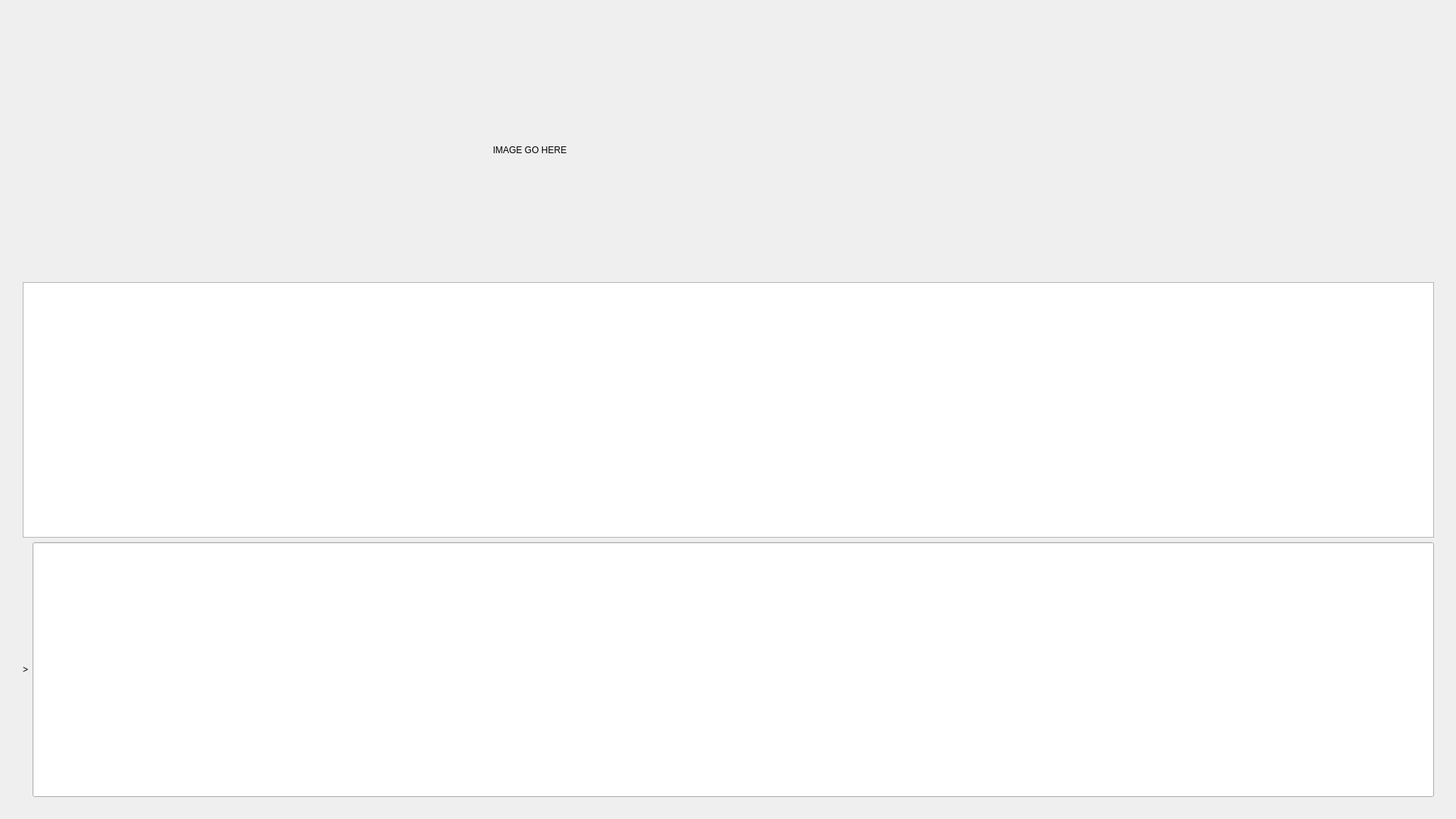
<?xml version="1.0" encoding="UTF-8"?>
<ui version="4.0">
 <class>MainWindow</class>
 <widget class="QMainWindow" name="MainWindow">
  <property name="geometry">
   <rect>
    <x>0</x>
    <y>0</y>
    <width>1920</width>
    <height>1080</height>
   </rect>
  </property>
  <property name="sizePolicy">
   <sizepolicy hsizetype="Fixed" vsizetype="Fixed">
    <horstretch>0</horstretch>
    <verstretch>0</verstretch>
   </sizepolicy>
  </property>
  <property name="minimumSize">
   <size>
    <width>0</width>
    <height>0</height>
   </size>
  </property>
  <property name="maximumSize">
   <size>
    <width>16777215</width>
    <height>1080</height>
   </size>
  </property>
  <property name="baseSize">
   <size>
    <width>1920</width>
    <height>1080</height>
   </size>
  </property>
  <property name="windowTitle">
   <string>MainWindow</string>
  </property>
  <property name="styleSheet">
   <string notr="true"/>
  </property>
  <widget class="QWidget" name="centralwidget">
   <widget class="QWidget" name="verticalLayoutWidget">
    <property name="geometry">
     <rect>
      <x>10</x>
      <y>10</y>
      <width>1901</width>
      <height>1061</height>
     </rect>
    </property>
    <layout class="QVBoxLayout" name="verticalLayout">
     <property name="leftMargin">
      <number>20</number>
     </property>
     <property name="topMargin">
      <number>20</number>
     </property>
     <property name="rightMargin">
      <number>20</number>
     </property>
     <property name="bottomMargin">
      <number>20</number>
     </property>
     <item>
      <layout class="QHBoxLayout" name="horizontalLayout_3">
       <item>
        <spacer name="horizontalSpacer">
         <property name="orientation">
          <enum>Qt::Orientation::Horizontal</enum>
         </property>
         <property name="sizeHint" stdset="0">
          <size>
           <width>40</width>
           <height>20</height>
          </size>
         </property>
        </spacer>
       </item>
       <item>
        <widget class="QLabel" name="settingImage">
         <property name="sizePolicy">
          <sizepolicy hsizetype="Expanding" vsizetype="Expanding">
           <horstretch>0</horstretch>
           <verstretch>0</verstretch>
          </sizepolicy>
         </property>
         <property name="maximumSize">
          <size>
           <width>1700</width>
           <height>400</height>
          </size>
         </property>
         <property name="text">
          <string>IMAGE GO HERE</string>
         </property>
         <property name="margin">
          <number>0</number>
         </property>
        </widget>
       </item>
       <item>
        <spacer name="horizontalSpacer_2">
         <property name="orientation">
          <enum>Qt::Orientation::Horizontal</enum>
         </property>
         <property name="sizeHint" stdset="0">
          <size>
           <width>40</width>
           <height>20</height>
          </size>
         </property>
        </spacer>
       </item>
      </layout>
     </item>
     <item>
      <widget class="QTextEdit" name="outputArea">
       <property name="html">
        <string>&lt;!DOCTYPE HTML PUBLIC &quot;-//W3C//DTD HTML 4.0//EN&quot; &quot;http://www.w3.org/TR/REC-html40/strict.dtd&quot;&gt;
&lt;html&gt;&lt;head&gt;&lt;meta name=&quot;qrichtext&quot; content=&quot;1&quot; /&gt;&lt;meta charset=&quot;utf-8&quot; /&gt;&lt;style type=&quot;text/css&quot;&gt;
p, li { white-space: pre-wrap; }
hr { height: 1px; border-width: 0; }
li.unchecked::marker { content: &quot;\2610&quot;; }
li.checked::marker { content: &quot;\2612&quot;; }
&lt;/style&gt;&lt;/head&gt;&lt;body style=&quot; font-family:'Cantarell'; font-size:11pt; font-weight:400; font-style:normal;&quot;&gt;
&lt;p style=&quot;-qt-paragraph-type:empty; margin-top:0px; margin-bottom:0px; margin-left:0px; margin-right:0px; -qt-block-indent:0; text-indent:0px;&quot;&gt;&lt;br /&gt;&lt;/p&gt;&lt;/body&gt;&lt;/html&gt;</string>
       </property>
      </widget>
     </item>
     <item>
      <layout class="QHBoxLayout" name="horizontalLayout">
       <item>
        <widget class="QLabel" name="promptLabel">
         <property name="sizePolicy">
          <sizepolicy hsizetype="Preferred" vsizetype="Preferred">
           <horstretch>0</horstretch>
           <verstretch>0</verstretch>
          </sizepolicy>
         </property>
         <property name="text">
          <string>&gt;</string>
         </property>
        </widget>
       </item>
       <item>
        <widget class="QLineEdit" name="inputText">
         <property name="enabled">
          <bool>true</bool>
         </property>
         <property name="sizePolicy">
          <sizepolicy hsizetype="Expanding" vsizetype="Expanding">
           <horstretch>0</horstretch>
           <verstretch>0</verstretch>
          </sizepolicy>
         </property>
         <property name="baseSize">
          <size>
           <width>400</width>
           <height>0</height>
          </size>
         </property>
        </widget>
       </item>
      </layout>
     </item>
    </layout>
   </widget>
  </widget>
 </widget>
 <resources/>
 <connections/>
</ui>
